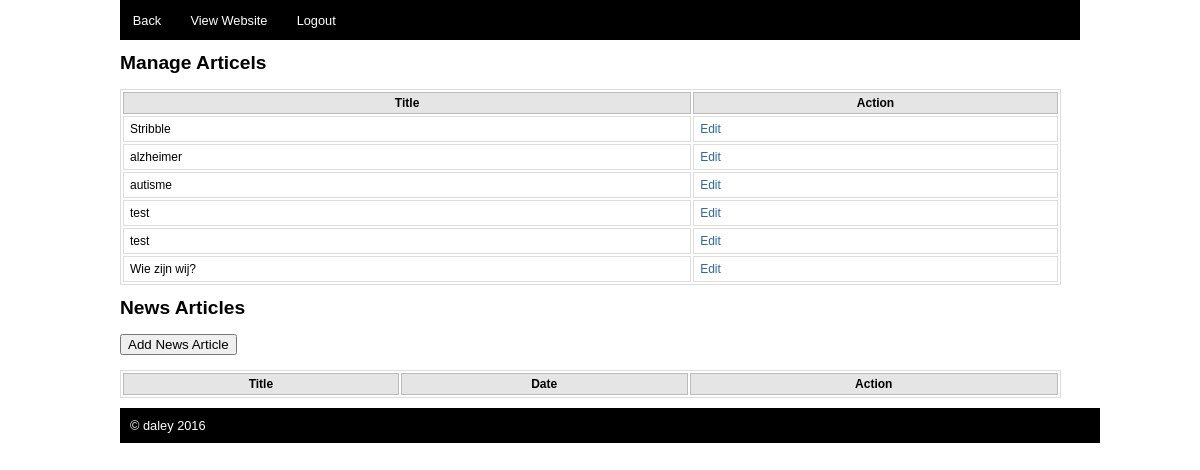
The app's page /admin/index.php?lang=english (signed in), older data.
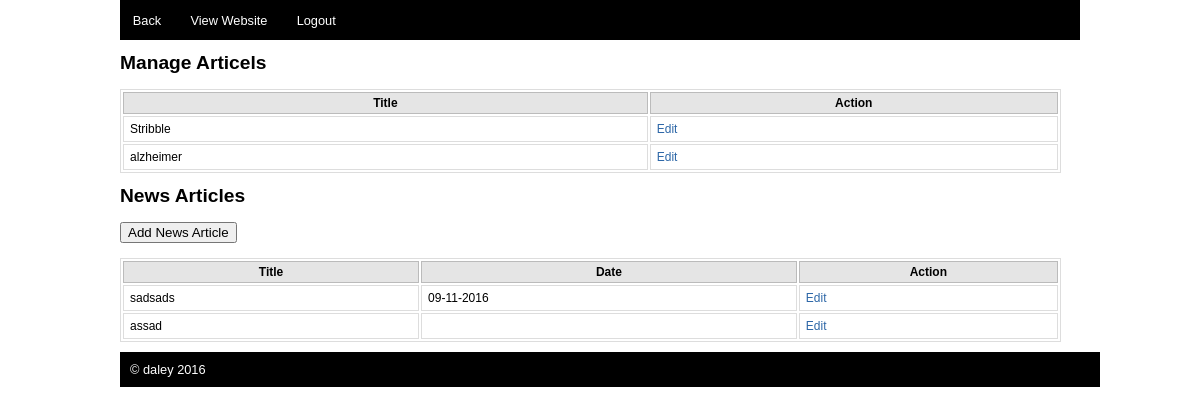
The same page, newer data.
### tables this page shows
CREATE TABLE `pages` (
  `pageID` int(11) NOT NULL,
  `pageTitle` varchar(255) DEFAULT NULL,
  `pageCont` text,
  `image` varchar(255) NOT NULL
);

CREATE TABLE `news_eng` (
  `id` int(11) NOT NULL,
  `title` varchar(255) NOT NULL,
  `context` varchar(255) NOT NULL,
  `date` varchar(255) NOT NULL
);

### admin/english.php (the view)
<div id="navigation">
	<ul class="menu">
		<li><a href="<?php echo DIRADMIN;?>">Back</a></li>
		<li><a href="<?php echo DIR;?>" target="_blank">View Website</a></li>
		<li><a href="<?php echo DIRADMIN;?>?logout">Logout</a></li>
	</ul>
</div>
<div id="content">
<h1>Manage Articels</h1>
<table>
<tr>
	<th><strong>Title</strong></th>
	<th><strong>Action</strong></th>
</tr>
<?php
$sql = $mysqli->query("SELECT * FROM pages ORDER BY pageID");
while($row = mysqli_fetch_object($sql))
{
	echo "<tr>";
		echo "<td>$row->pageTitle</td>";
			echo "<td><a href=\"".DIRADMIN."editpage_eng.php?id=$row->pageID\">Edit</a></td>";
	echo "</tr>";
}
?>
</table>
<h1>News Articles</h1>
<a href="newspage_eng.php">
	<button type="submit">Add News Article </button>
</a>
<br>
<br>
<table>
<tr>
	<th><strong>Title</strong></th>
	<th><strong>Date</strong></th>
	<th><strong>Action</strong></th>
</tr>
<?php
$sql2 = $mysqli->query("SELECT * FROM news_eng ORDER BY date DESC");
while($row = mysqli_fetch_object($sql2))
{
	echo "<tr>";
		echo "<td>$row->title</td>";
		echo "<td>$row->date</td>";
			echo "<td><a href=\"".DIRADMIN."editnews_eng.php?id=$row->id\">Edit</a></td>";
	echo "</tr>";
}
?>
</table>
</div>
</div>
</body>
</html>

Row changes from the older to the newer data that the page shows:
removed pages: pageTitle "autisme"
removed pages: pageTitle "test"
removed pages: pageTitle "test"
removed pages: pageTitle "Wie zijn wij?"
added news_eng: title "sadsads", date "09-11-2016"
added news_eng: title "assad"
